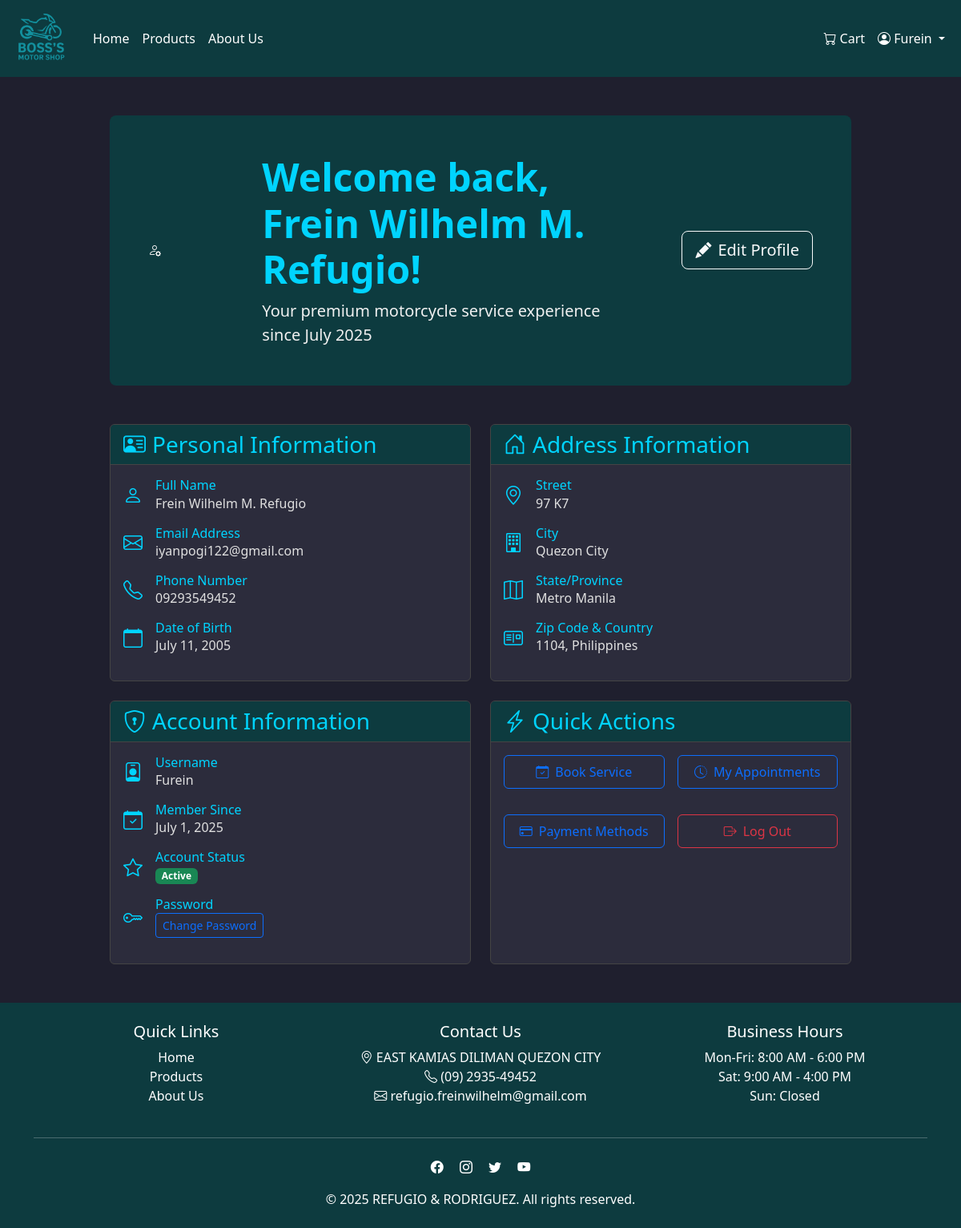
The page /profile.php (signed in) on the database its author committed.
### tables this page shows
CREATE TABLE `user` (
  `user_id` int(11) NOT NULL,
  `fullname` varchar(50) NOT NULL,
  `gender` enum('male','female') DEFAULT NULL,
  `dob` date DEFAULT NULL,
  `phone` varchar(11) DEFAULT NULL,
  `street` varchar(100) DEFAULT NULL,
  `city` varchar(50) DEFAULT NULL,
  `state` varchar(50) DEFAULT NULL,
  `zip` varchar(4) DEFAULT NULL,
  `country` varchar(50) DEFAULT NULL,
  `username` varchar(20) NOT NULL,
  `email` varchar(100) NOT NULL,
  `password` varchar(255) NOT NULL,
  `created_at` datetime DEFAULT current_timestamp(),
  `updated_at` datetime DEFAULT current_timestamp() ON UPDATE current_timestamp()
);

### includes/config.php (called while the page is built, shortened)
<?php
$host = 'localhost';
$dbname = 'boss_motor_shop';
$username = 'root';
$password = '';
$mysqli = new mysqli($host, $username, $password, $dbname);
$mysqli->set_charset("utf8mb4");
function executeQuery($mysqli, $sql, $params = [], $types = '') {
    $stmt = $mysqli->prepare($sql);
    if (!empty($params)) {
        $stmt->bind_param($types, ...$params);
    }
    if (!$stmt->execute()) {
        if ($stmt->errno == 1452) {
            die("Database integrity error: Referenced record doesn't exist");
        }
        die("Execute failed: " . $stmt->error);
    }
    return $stmt;
}
function verifyUserExists($userId) {
    global $mysqli;
    $stmt = executeQuery($mysqli, "SELECT user_id FROM user WHERE user_id = ?", [$userId], 'i');
    return $stmt->get_result()->num_rows > 0;
}
?>

### profile.php (the view, shortened to what this page needs)
<?php
require_once 'includes/config.php';
$username = $_SESSION['username'];
$stmt = $mysqli->prepare("SELECT fullname, gender, dob, phone, email, street, city, state, zip, country, username, created_at FROM user WHERE username = ?");
$stmt->bind_param("s", $username);
$stmt->execute();
$result = $stmt->get_result();
$user = $result->fetch_assoc();
?>
<!DOCTYPE html>
<html lang="en">
<head>
  <link href="https://cdn.jsdelivr.net/npm/bootstrap@5.3.3/dist/css/bootstrap.min.css" rel="stylesheet">
  <link rel="stylesheet" href="https://cdn.jsdelivr.net/npm/bootstrap-icons@1.11.1/font/bootstrap-icons.css">
  <link rel="stylesheet" href="assets/css/style.css">
</head>
<body>
  <?php include 'includes/header.php'; ?>
  <div class="container my-5">
    <div class="row justify-content-center">
      <div class="col-lg-10">
        <div class="profile-header p-5 mb-5">
          <div class="row align-items-center">
            <div class="col-md-2 text-center text-md-start mb-4 mb-md-0">
              <div class="avatar">
                <i class="bi bi-person-gear"></i>
              </div>
            </div>
            <div class="col-md-7 text-center text-md-start">
              <h1 class="display-5 fw-bold mb-2">Welcome back, <?php echo htmlspecialchars($user['fullname']); ?>!</h1>
              <p class="lead mb-0">Your premium motorcycle service experience since <?php echo date('F Y', strtotime($user['created_at'])); ?></p>
            </div>
            <div class="col-md-3 text-center text-md-end mt-4 mt-md-0">
              <a href="#" class="btn btn-outline-light btn-lg">
                <i class="bi bi-pencil-fill me-2"></i>Edit Profile
              </a>
            </div>
          </div>
        </div>
        <div class="row g-4">
          <div class="col-lg-6">
            <div class="card h-100">
              <div class="card-header">
                <h3 class="mb-0"><i class="bi bi-person-vcard me-2"></i>Personal Information</h3>
              </div>
              <div class="card-body">
                <div class="profile-detail">
                  <i class="bi bi-person"></i>
                  <div class="ms-3">
                    <h6 class="mb-0">Full Name</h6>
                    <p class="mb-0"><?php echo htmlspecialchars($user['fullname']); ?></p>
                  </div>
                </div>
                <div class="profile-detail">
                  <i class="bi bi-envelope"></i>
                  <div class="ms-3">
                    <h6 class="mb-0">Email Address</h6>
                    <p class="mb-0"><?php echo htmlspecialchars($user['email']); ?></p>
                  </div>
                </div>
                <div class="profile-detail">
                  <i class="bi bi-telephone"></i>
                  <div class="ms-3">
                    <h6 class="mb-0">Phone Number</h6>
                    <p class="mb-0"><?php echo htmlspecialchars($user['phone']); ?></p>
                  </div>
                </div>
                <div class="profile-detail">
                  <i class="bi bi-calendar"></i>
                  <div class="ms-3">
                    <h6 class="mb-0">Date of Birth</h6>
                    <p class="mb-0"><?php echo date('F j, Y', strtotime($user['dob'])); ?></p>
                  </div>
                </div>
              </div>
            </div>
          </div>
          <div class="col-lg-6">
            <div class="card h-100">
              <div class="card-header">
                <h3 class="mb-0"><i class="bi bi-house-door me-2"></i>Address Information</h3>
              </div>
              <div class="card-body">
                <div class="profile-detail">
                  <i class="bi bi-geo-alt"></i>
                  <div class="ms-3">
                    <h6 class="mb-0">Street</h6>
                    <p class="mb-0"><?php echo htmlspecialchars($user['street']); ?></p>
                  </div>
                </div>
                <div class="profile-detail">
                  <i class="bi bi-building"></i>
                  <div class="ms-3">
                    <h6 class="mb-0">City</h6>
                    <p class="mb-0"><?php echo htmlspecialchars($user['city']); ?></p>
                  </div>
                </div>
                <div class="profile-detail">
                  <i class="bi bi-map"></i>
                  <div class="ms-3">
                    <h6 class="mb-0">State/Province</h6>
                    <p class="mb-0"><?php echo htmlspecialchars($user['state']); ?></p>
                  </div>
                </div>
                <div class="profile-detail">
                  <i class="bi bi-postcard"></i>
                  <div class="ms-3">
                    <h6 class="mb-0">Zip Code & Country</h6>
                    <p class="mb-0"><?php echo htmlspecialchars($user['zip']); ?>, <?php echo htmlspecialchars($user['country']); ?></p>
                  </div>
                </div>
              </div>
            </div>
          </div>
          <div class="col-lg-6">
            <div class="card h-100">
              <div class="card-header">
                <h3 class="mb-0"><i class="bi bi-shield-lock me-2"></i>Account Information</h3>
              </div>
              <div class="card-body">
                <div class="profile-detail">
                  <i class="bi bi-person-badge"></i>
                  <div class="ms-3">
                    <h6 class="mb-0">Username</h6>
                    <p class="mb-0"><?php echo htmlspecialchars($user['username']); ?></p>
                  </div>
                </div>
                <div class="profile-detail">
                  <i class="bi bi-calendar-check"></i>
                  <div class="ms-3">
                    <h6 class="mb-0">Member Since</h6>
                    <p class="mb-0"><?php echo date('F j, Y', strtotime($user['created_at'])); ?></p>
                  </div>
                </div>
                <div class="profile-detail">
                  <i class="bi bi-star"></i>
                  <div class="ms-3">
                    <h6 class="mb-0">Account Status</h6>
                    <span class="badge bg-success">Active</span>
                  </div>
                </div>
                <div class="profile-detail">
                  <i class="bi bi-key"></i>
                  <div class="ms-3">
                    <h6 class="mb-0">Password</h6>
                    <a href="#" class="btn btn-sm btn-outline-primary">Change Password</a>
                  </div>
                </div>
              </div>
            </div>
          </div>
          <div class="col-lg-6">
            <div class="card h-100">
              <div class="card-header">
                <h3 class="mb-0"><i class="bi bi-lightning-charge me-2"></i>Quick Actions</h3>
              </div>
              <div class="card-body">
                <div class="row g-3">
                  <div class="col-md-6">
                    <a href="#" class="btn btn-outline-primary action-btn">
                      <i class="bi bi-calendar-check me-2"></i>Book Service
                    </a>
                  </div>
                  <div class="col-md-6">
                    <a href="#" class="btn btn-outline-primary action-btn">
                      <i class="bi bi-clock-history me-2"></i>My Appointments
                    </a>
                  </div>
                  <div class="col-md-6">
                    <a href="#" class="btn btn-outline-primary action-btn">
                      <i class="bi bi-credit-card me-2"></i>Payment Methods
                    </a>
                  </div>
                  <div class="col-md-6">
<a href="logout.php" class="btn btn-logout action-btn">
  <i class="bi bi-box-arrow-right me-2"></i>Log Out
</a>
                  </div>
                </div>
              </div>
            </div>
          </div>
        </div>
      </div>
    </div>
  </div>
  <?php include 'includes/footer.php'; ?>
</body>
</html>

### includes/header.php (shortened to what this page needs)
<?php
require_once 'includes/config.php';
?>
<!DOCTYPE html>
<html lang="en">
<head>
  <link href="https://cdn.jsdelivr.net/npm/bootstrap@5.3.3/dist/css/bootstrap.min.css" rel="stylesheet">
  <link rel="stylesheet" href="https://cdn.jsdelivr.net/npm/bootstrap-icons@1.11.1/font/bootstrap-icons.css">
  <link rel="stylesheet" href="assets/css/style.css">
</head>
<body>
<nav class="navbar navbar-expand-lg navbar-dark">
  <div class="container-fluid">
    <a class="navbar-brand p-0" href="index.php">
      <img src="assets/images/logo.png" alt="Boss's Motor Shop Logo" style="height: 80px; width: 80px;" class="d-inline-block align-top">
    </a>
      <div class="collapse navbar-collapse" id="navbarNav">
        <ul class="navbar-nav me-auto">
          <li class="nav-item">
            <a class="nav-link <?php echo basename($_SERVER['PHP_SELF']) == 'index.php' ? 'active' : ''; ?>" href="index.php">Home</a>
          </li>
          <li class="nav-item">
            <a class="nav-link <?php echo basename($_SERVER['PHP_SELF']) == 'products.php' ? 'active' : ''; ?>" href="products.php">Products</a>
          </li>
          <li class="nav-item">
            <a class="nav-link <?php echo basename($_SERVER['PHP_SELF']) == 'about.php' ? 'active' : ''; ?>" href="about.php">About Us</a>
          </li>
        </ul>
        <ul class="navbar-nav navbar-nav-shift-left">
          <?php if(isset($_SESSION['user_id']) && verifyUserExists($_SESSION['user_id'])): ?>
            <li class="nav-item">
              <a class="nav-link <?php echo basename($_SERVER['PHP_SELF']) == 'cart.php' ? 'active' : ''; ?>" href="cart.php">
                <i class="bi bi-cart"></i> Cart
              </a>
            </li>
            <li class="nav-item dropdown">
              <a class="nav-link dropdown-toggle" href="#" role="button" data-bs-toggle="dropdown" aria-expanded="false">
                <i class="bi bi-person-circle"></i> <?php echo htmlspecialchars($_SESSION['username']); ?>
              </a>
            </li>
          <?php endif; ?>
        </ul>
      </div>
    </div>
</nav>

### includes/footer.php (shortened to what this page needs)
  <footer class="text-white text-center py-4">
    <div class="container">
      <div class="row">
        <div class="col-md-4 mb-3 mb-md-0">
          <h5>Quick Links</h5>
          <ul class="list-unstyled">
            <li><a href="index.php" class="text-white">Home</a></li>
            <li><a href="products.php" class="text-white">Products</a></li>
            <li><a href="about.php" class="text-white">About Us</a></li>
          </ul>
        </div>
        <div class="col-md-4 mb-3 mb-md-0">
          <h5>Contact Us</h5>
          <p>
            <i class="bi bi-geo-alt"></i> EAST KAMIAS DILIMAN QUEZON CITY <br>
            <i class="bi bi-telephone"></i> (09) 2935-49452<br>
            <i class="bi bi-envelope"></i> refugio.freinwilhelm@gmail.com
          </p>
        </div>
        <div class="col-md-4">
          <h5>Business Hours</h5>
          <p>
            Mon-Fri: 8:00 AM - 6:00 PM<br>
            Sat: 9:00 AM - 4:00 PM<br>
            Sun: Closed
          </p>
        </div>
      </div>
      <hr class="my-4">
      <div class="social-links mb-3">
        <a href="#" class="text-white me-3"><i class="bi bi-facebook"></i></a>
        <a href="#" class="text-white me-3"><i class="bi bi-instagram"></i></a>
        <a href="#" class="text-white me-3"><i class="bi bi-twitter"></i></a>
        <a href="#" class="text-white"><i class="bi bi-youtube"></i></a>
      </div>
      <p class="mb-0">&copy; <?php echo date('Y'); ?> REFUGIO & RODRIGUEZ. All rights reserved.</p>
    </div>
  </footer>
</body>
</html>

### assets/css/style.css (style rules this page uses)
body { background-color: #1f1f2e; color: #f0f0f0; }
.navbar, footer { background-color: #0d3b3f; }
.navbar-brand, .nav-link { color: #ffffff !important; }
h1, h2, h3, h4, h6 { color: #00d4ff; }
.card-body p { color: #e0e0e0; }
.card { background-color: #2c2c3c; border: 1px solid #444; transition: transform 0.3s; }
.card-header { background-color: #0d3b3f; border-bottom: 1px solid #444; }
footer a.text-white { text-decoration: none; }
.profile-header { padding: 2rem; background-color: #0d3b3f; border-radius: 0.5rem; margin-bottom: 2rem; }
.profile-detail { display: flex; align-items: center; margin-bottom: 1rem; }
.profile-detail i { font-size: 1.5rem; color: #00d4ff; }
.profile-detail .ms-3 { margin-left: 1rem; }
.action-btn { width: 100%; margin-bottom: 1rem; font-size: 1rem; display: inline-block; text-align: center; padding: 0.5rem 1rem; border-radius: 0.375rem; transition: background-color 0.3s ease; }
.btn-logout { color: #dc3545; border: 1px solid #dc3545; }

### rows shown on the page
user: fullname "Frein Wilhelm M. Refugio", created_at "July 2025", email "iyanpogi122@gmail.com", phone "09293549452", dob "July 11, 2005", street "97 K7", city "Quezon City", state "Metro Manila", zip "1104", country "Philippines", username "Furein", created_at "July 1, 2025"

### other values the page prints
$_SESSION['username'] "Furein"
